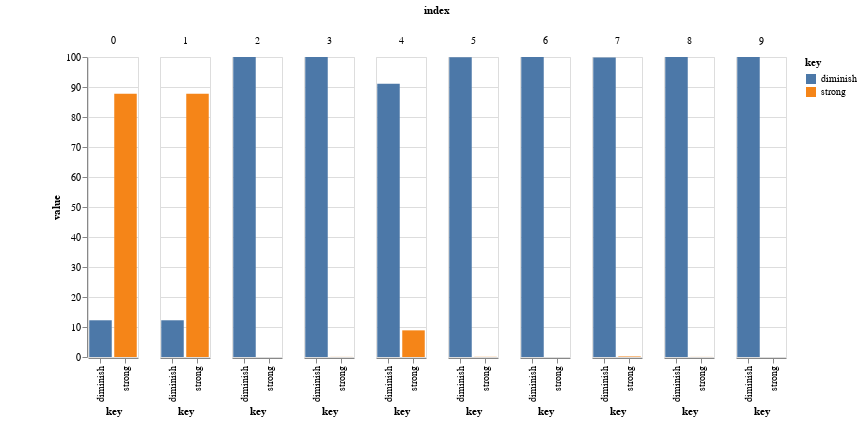

Notebook code for this chart:
### Markdown cell above
# Test Sentences Here
### **Note**: Click Play to Predict next 10 emails

### Code cell
####################################################################################################################
                       ## Remove this later
import pandas as pd
import altair as alt
import numpy as np
text= df['content']  # all data
# text= femaleEmail['content']    # all female data
text= text[startIndex:endIndex]
prob_Of_Each_Class = pipeline.predict_proba(text)
X = np.arange(startIndex,endIndex)
y_strong= prob_Of_Each_Class[:,1]*100
y_diminishing=prob_Of_Each_Class[:,0]*100    

dfTest = pd.DataFrame(columns=('index', 'strong', 'diminish','sentence'))
dfTest['index']=X 
dfTest['strong']=y_strong 
dfTest['diminish']=y_diminishing
dfTest['sentence']=list(text)
gp_chart = (
  alt.Chart(dfTest,width=50 ,padding={"left": 50, "top": 5, "right": 5, "bottom": 5} )
    .transform_fold(["diminish", "strong"], as_=["key", "value"])
    .mark_bar()  # size=50
    .encode(
        x="key:N",
        y="value:Q",
        color="key:N",
        column="index",
        tooltip="sentence"
    )   # .interactive() 
)

startIndex= startIndex+collectionSize
endIndex=startIndex+collectionSize
gp_chart.display()

    
for index, row in enumerate(text.index):
    print(X[index],  " "+text[row], " ",X[index])    # " ",row,
    
                            ## Remove this later
####################################################################################################################

### Figure 1 — Vega-Lite specification as saved in the notebook (floating-point values rounded to 4 significant figures)
{"config": {"view": {"continuousWidth": 400, "continuousHeight": 300}}, "data": {"name": "data-ff5f7ead366e678e2cd669bbf1634696"}, "mark": "bar", "encoding": {"color": {"type": "nominal", "field": "key"}, "column": {"type": "quantitative", "field": "index"}, "tooltip": {"type": "nominal", "field": "sentence"}, "x": {"type": "nominal", "field": "key"}, "y": {"type": "quantitative", "field": "value"}}, "padding": {"left": 50, "top": 5, "right": 5, "bottom": 5}, "transform": [{"fold": ["diminish", "strong"], "as": ["key", "value"]}], "width": 50, "$schema": "https://vega.github.io/schema/vega-lite/v4.8.1.json", "datasets": {"data-ff5f7ead366e678e2cd669bbf1634696": [{"index": 0, "strong": 87.76, "diminish": 12.24, "sentence": "A backup seat and a backup computer have been assigned to you. Please read this communication in detail. Purpose: Net Works has developed a backup plan for possible work stoppages after moving to the new building. A wider business continuity plan will be rolled out next year. Location: Large areas of the 30th and 31st floors of the current building, Enron Center North, will be set aside for recovery purposes. Your name has been put on the list and you will be notified once the seat assignments are finalized. Locations will also be posted at the entryways on the 30th and 31st floors. Timing. Through November, backup seats assignments will be announced as each trading group moves to the new building. The backup seats will be available at least to January 1st. Testing. Test times to try the backup PC and to familiarize yourself with your backup location will be announced by the IT team as the locations are finished. Telephones. Only regular phones will be available. For those with speed dial phones, the IT team will download the numbers and leave them on a piece of paper at your seat assignment. Because the numbers change frequently, we ask that you rely on keeping track of the numbers yourself and use the number lists as a last resort. Other supplies. The IT team is not responsible for non-technical or special needs. If you rely on hard copy forms, address books, etc, you will need to be sure to leave appropriate supplies when you test the computer, or bring supplies along if you are asked to move to your backup seat. Limited Access. The backup floor is not meant as a backup day-to-day work environment. To keep the equipment functioning and secure, we plan to limit access except for test times and if we need to invoke the plan because of a work stoppage. Escalation Procedures. The plan will be as follows: I. During regular business hours A. Announcement. You will be notified via the PA system if you need to move to the backup location. -OR- B. No Announcement. If an obvious problem like a fire or power shutdown occurs, for example, all personnel with a seat assignment will be expected to make their way to their backup seat without notification. II. After hours For after hours issues, greeters will announce the move to the backup location as people arrive to work. E-mails and voice mails will also be distributed."}, {"index": 1, "strong": 87.76, "diminish": 12.24, "sentence": "A backup seat and a backup computer have been assigned to you. Please read this communication in detail. Purpose: Net Works has developed a backup plan for possible work stoppages after moving to the new building. A wider business continuity plan will be rolled out next year. Location: Large areas of the 30th and 31st floors of the current building, Enron Center North, will be set aside for recovery purposes. Your name has been put on the list and you will be notified once the seat assignments are finalized. Locations will also be posted at the entryways on the 30th and 31st floors. Timing. Through November, backup seats assignments will be announced as each trading group moves to the new building. The backup seats will be available at least to January 1st. Testing. Test times to try the backup PC and to familiarize yourself with your backup location will be announced by the IT team as the locations are finished. Telephones. Only regular phones will be available. For those with speed dial phones, the IT team will download the numbers and leave them on a piece of paper at your seat assignment. Because the numbers change frequently, we ask that you rely on keeping track of the numbers yourself and use the number lists as a last resort. Other supplies. The IT team is not responsible for non-technical or special needs. If you rely on hard copy forms, address books, etc, you will need to be sure to leave appropriate supplies when you test the computer, or bring supplies along if you are asked to move to your backup seat. Limited Access. The backup floor is not meant as a backup day-to-day work environment. To keep the equipment functioning and secure, we plan to limit access except for test times and if we need to invoke the plan because of a work stoppage. Escalation Procedures. The plan will be as follows: I. During regular business hours A. Announcement. You will be notified via the PA system if you need to move to the backup location. -OR- B. No Announcement. If an obvious problem like a fire or power shutdown occurs, for example, all personnel with a seat assignment will be expected to make their way to their backup seat without notification. II. After hours For after hours issues, greeters will announce the move to the backup location as people arrive to work. E-mails and voice mails will also be distributed."}, {"index": 2, "strong": 0.00524, "diminish": 99.99, "sentence": "Kelley, Looks fine to me. Susan Bailey -----Original Message----- From: Kelley Harrell Sent: Tuesday, January 29, 2002 4:57 PM To: Carl G. W. Dahlberg; Chris Steed; Cindy Petrello; Elizabeth Kelley; Jacqueline B. Vogel; Jayne Finkowski-Rivera; Joe Birkofer; John Bullington; Judy Simon; Larry Tharp; Laura W. Wheless; Lisa Dent; Marilyn Mogas; Mark Dodson; Michelle Fritsch; Nancy E. Kline PhD RN C; Naomi Scott; Scott Jarriel; Scott Silverman; Smiley Pool; Bailey, Susan; ZoAnn Dreyer Subject: The Periwinkle Foundation Please check this list to see if this is how you want your name to appear on The Periwinkle Foundation's printed materials. Please email any changes as soon as possible. We are ordering new letterhead this week. Thank you, Kelley"}, {"index": 3, "strong": 0.03015, "diminish": 99.97, "sentence": "Ladies, I will be out for a day of vacation -- Wednesday, January 30th. If anyone needs me they reach me @ (713) 667-6186. Cordially, Susan S. Bailey Enron North America Corp. 1400 Smith Street, Suite 3803A Houston, Texas 77002 Phone: (713) 853-4737 Fax: (713) 646-3490 Email: Susan.Bailey@enron.com"}, {"index": 4, "strong": 8.88, "diminish": 91.12, "sentence": "Russell, Best wishes & much success on your new endeavor -- it was a pleasure working with you. Susan Bailey -----Original Message----- From: Diamond, Russell Sent: Friday, January 25, 2002 12:24 PM Subject: Contact Info Hello folks, I have accepted a position with RWE Trading Americas, my last day with ENRQ will be next Thursday, Jan 31. I have enjoyed working with all of you and hope that our paths will cross as we find our way to more exciting ventures. Russell ridiamond@yahoo.com 713-665-3345"}, {"index": 5, "strong": 0.05284, "diminish": 99.95, "sentence": "Kay, The \"Financial Trading Database\" under Lotus Notes would be the definitive source regarding the Intercompany Master Agreements. Let me know if you want be conduct such search. Susan -----Original Message----- From: Heard, Marie Sent: Wednesday, January 09, 2002 2:56 PM To: Bailey, Susan Subject: FW: Intercompany trading contracts Susan: Kay asked me to forward this to you. Marie -----Original Message----- From: Mann, Kay Sent: Wednesday, January 09, 2002 12:08 PM To: Heard, Marie; Panus, Stephanie; Fitzgerald, Genia; Jones, Tana; Hill, Robin Cc: Tweed, Sheila; Clark, Barton Subject: Intercompany trading contracts I've been tasked with trying to get a handle on intercompany trading contracts. What would be the most efficient way of coming up with a list? Thanks, Kay"}, {"index": 6, "strong": 0.002973, "diminish": 100.0, "sentence": "Sara, Please advise if I may be of assistance -- I believe this request requires a lawyers attention. Susan -----Original Message----- From: Newbrough, Jennifer Sent: Thursday, January 24, 2002 9:53 AM To: Bailey, Susan; Shackleton, Sara Subject: RE: Forest Products Trading Counterparties I have attached a file which shows the information we would like to send to International Paper regarding counterparties. It includes a description of the company (but not the name), the % of total tons traded and the credit rating of the counterparty. Can you let me know if you think this information can be given to a third party under the confidentiality provisions mentioned below? Please let me know. Thanks, Jennifer -----Original Message----- From: Bailey, Susan Sent: Friday, January 18, 2002 4:53 PM To: Newbrough, Jennifer Cc: Shackleton, Sara Subject: RE: Forest Products Trading Counterparties Jennifer, I have completed my review of the selected Forest Products counterparties listed in your email request of January 15th. My review focused on the \"Confidentiality\" provision contained in either the Master Agreement or the Confirmation(s), being the documentation which established the trading relationship with either Enron North America Corp. (\"ENA\") or Enron Canada Corp. (\"ECC\"). I was asked to determine if the \"Confidentiality\" provision in our trading documents would prohibit ENA and/or ECC from disclosing to third parties: (a) \"the existence of a Master Agreement\" or (b) \"the existence of a transaction under a Confirmation\". Conclusion: Whether the trading relationship was established under a Master Agreement or under the Confirmation(s) -- the \"Confidentiality\" language employed by ENA and ECC prohibits the public disclosure relating to the Master Agreement or to the Confirmation(s). Therefore, if ENA and/or ECC desire to public disclose \"the existence of a Master Agreement\" or \"the existence of a transaction under a Confirmation\" -- ENA and/ECC must first secure the prior consent of any counterparty before public disclosure to third party can be made. For your convenience, attached are my findings as set forth in the following: 1. Master Agreement List for the Forest Products Trading Counterparties, along with the forms of \"Confidentiality\" provisions: << File: master agreement list (forest products counterparty).doc >> << File: confidentiality - master (standard provision).doc >> << File: confidentiality-master (non-standard provision).doc >> 2. Forest Products Trading Counterparties without a Master Agreement, along with the \"Confidentiality\" provision: << File: non master agreement list (forest products counterparty).doc >> << File: confidentiality - confirms (standard provision).doc >> If I can be of further assistance, please let me know. Cordially, Susan S. Bailey Enron North America Corp. 1400 Smith Street, Suite 3803A Houston, Texas 77002 Phone: (713) 853-4737 Fax: (713) 646-3490 Email: Susan.Bailey@enron.com -----Original Message----- From: Newbrough, Jennifer Sent: Tuesday, January 15, 2002 11:35 AM To: Bailey, Susan Cc: Shackleton, Sara Subject: Forest Products Trading Counterparties Susan, Sorry about the previous attempt. This is the list of counterparties. We need to know if we can disclose to third parties that we have traded with them and the volumes associated with the trades. Thanks for your help. Call me if you need clarification. Thanks for your help, Jennifer Adams Waste Management Inc. Georgia Pacific Corp Casella Waste Systems Inc. US Gypsum Inland Paper and Packaging Rand Whitney Counterboard National Gypsum Company Norampac Atlantic Packaging Products, ltd. General Mills Papier Mason Media News Times Mirror Macro Media Knight Ridder Media General New York Times Tembec Industries Pacifica Paper Rock Ten Conagra Energy Svcs Frito Lay Lin Packaging Dial National Banc of Canada Master Packaging Sodra James Hardie NV Appleton Paper Merita Bank Repap New Brunswick Boise Cascade Caima Irving Pulp and Paper UPM Kymmene Proctor & Gamble Jennifer Adams Manager, Corporate Development Enron Corp. 1400 Smith Street Houston, TX 77002 Tele: 713/853-3919 Fax: 713/646-4043"}, {"index": 7, "strong": 0.1743, "diminish": 99.83, "sentence": "Bob, As mentioned in my voice mail -- I can meet with you anytime this afternoon -- how about 3:30pm. Susan -----Original Message----- From: Bruce, Robert Sent: Thursday, January 24, 2002 1:50 PM To: Shackleton, Sara Cc: Bailey, Susan Subject: RE: Forest Products Trading Counterparties yes, I will take this -- Susan, please call me and let me know when you might have a few minutes later this afternoon to bring me up to speed -- thanks, Bob -----Original Message----- From: Shackleton, Sara Sent: Thursday, January 24, 2002 9:59 AM To: Bruce, Robert Cc: Bailey, Susan Subject: FW: Forest Products Trading Counterparties Bob: Can you please handle for EIM? Susan has a lot of information. Also, it is my understanding that any information going out the door must be logged in by Raz. Thanks. Sara -----Original Message----- From: Newbrough, Jennifer Sent: Thursday, January 24, 2002 9:53 AM To: Bailey, Susan; Shackleton, Sara Subject: RE: Forest Products Trading Counterparties I have attached a file which shows the information we would like to send to International Paper regarding counterparties. It includes a description of the company (but not the name), the % of total tons traded and the credit rating of the counterparty. Can you let me know if you think this information can be given to a third party under the confidentiality provisions mentioned below? Please let me know. Thanks, Jennifer << File: counterparties1.xls >> -----Original Message----- From: Bailey, Susan Sent: Friday, January 18, 2002 4:53 PM To: Newbrough, Jennifer Cc: Shackleton, Sara Subject: RE: Forest Products Trading Counterparties Jennifer, I have completed my review of the selected Forest Products counterparties listed in your email request of January 15th. My review focused on the \"Confidentiality\" provision contained in either the Master Agreement or the Confirmation(s), being the documentation which established the trading relationship with either Enron North America Corp. (\"ENA\") or Enron Canada Corp. (\"ECC\"). I was asked to determine if the \"Confidentiality\" provision in our trading documents would prohibit ENA and/or ECC from disclosing to third parties: (a) \"the existence of a Master Agreement\" or (b) \"the existence of a transaction under a Confirmation\". Conclusion: Whether the trading relationship was established under a Master Agreement or under the Confirmation(s) -- the \"Confidentiality\" language employed by ENA and ECC prohibits the public disclosure relating to the Master Agreement or to the Confirmation(s). Therefore, if ENA and/or ECC desire to public disclose \"the existence of a Master Agreement\" or \"the existence of a transaction under a Confirmation\" -- ENA and/ECC must first secure the prior consent of any counterparty before public disclosure to third party can be made. For your convenience, attached are my findings as set forth in the following: 1. Master Agreement List for the Forest Products Trading Counterparties, along with the forms of \"Confidentiality\" provisions: << File: master agreement list (forest products counterparty).doc >> << File: confidentiality - master (standard provision).doc >> << File: confidentiality-master (non-standard provision).doc >> 2. Forest Products Trading Counterparties without a Master Agreement, along with the \"Confidentiality\" provision: << File: non master agreement list (forest products counterparty).doc >> << File: confidentiality - confirms (standard provision).doc >> If I can be of further assistance, please let me know. Cordially, Susan S. Bailey Enron North America Corp. 1400 Smith Street, Suite 3803A Houston, Texas 77002 Phone: (713) 853-4737 Fax: (713) 646-3490 Email: Susan.Bailey@enron.com -----Original Message----- From: Newbrough, Jennifer Sent: Tuesday, January 15, 2002 11:35 AM To: Bailey, Susan Cc: Shackleton, Sara Subject: Forest Products Trading Counterparties Susan, Sorry about the previous attempt. This is the list of counterparties. We need to know if we can disclose to third parties that we have traded with them and the volumes associated with the trades. Thanks for your help. Call me if you need clarification. Thanks for your help, Jennifer Adams Waste Management Inc. Georgia Pacific Corp Casella Waste Systems Inc. US Gypsum Inland Paper and Packaging Rand Whitney Counterboard National Gypsum Company Norampac Atlantic Packaging Products, ltd. General Mills Papier Mason Media News Times Mirror Macro Media Knight Ridder Media General New York Times Tembec Industries Pacifica Paper Rock Ten Conagra Energy Svcs Frito Lay Lin Packaging Dial National Banc of Canada Master Packaging Sodra James Hardie NV Appleton Paper Merita Bank Repap New Brunswick Boise Cascade Caima Irving Pulp and Paper UPM Kymmene Proctor & Gamble Jennifer Adams Manager, Corporate Development Enron Corp. 1400 Smith Street Houston, TX 77002 Tele: 713/853-3919 Fax: 713/646-4043"}, {"index": 8, "strong": 0.02588, "diminish": 99.97, "sentence": "Bob, I will see you in your office @ 3:30pm. Susan -----Original Message----- From: Bruce, Robert Sent: Thursday, January 24, 2002 2:43 PM To: Bailey, Susan Subject: RE: Forest Products Trading Counterparties thanks -- I've scheduled it -- do you want to come by my office -- Bob -----Original Message----- From: Bailey, Susan Sent: Thursday, January 24, 2002 2:43 PM To: Bruce, Robert Subject: RE: Forest Products Trading Counterparties Bob, As mentioned in my voice mail -- I can meet with you anytime this afternoon -- how about 3:30pm. Susan -----Original Message----- From: Bruce, Robert Sent: Thursday, January 24, 2002 1:50 PM To: Shackleton, Sara Cc: Bailey, Susan Subject: RE: Forest Products Trading Counterparties yes, I will take this -- Susan, please call me and let me know when you might have a few minutes later this afternoon to bring me up to speed -- thanks, Bob -----Original Message----- From: Shackleton, Sara Sent: Thursday, January 24, 2002 9:59 AM To: Bruce, Robert Cc: Bailey, Susan Subject: FW: Forest Products Trading Counterparties Bob: Can you please handle for EIM? Susan has a lot of information. Also, it is my understanding that any information going out the door must be logged in by Raz. Thanks. Sara -----Original Message----- From: Newbrough, Jennifer Sent: Thursday, January 24, 2002 9:53 AM To: Bailey, Susan; Shackleton, Sara Subject: RE: Forest Products Trading Counterparties I have attached a file which shows the information we would like to send to International Paper regarding counterparties. It includes a description of the company (but not the name), the % of total tons traded and the credit rating of the counterparty. Can you let me know if you think this information can be given to a third party under the confidentiality provisions mentioned below? Please let me know. Thanks, Jennifer << File: counterparties1.xls >> -----Original Message----- From: Bailey, Susan Sent: Friday, January 18, 2002 4:53 PM To: Newbrough, Jennifer Cc: Shackleton, Sara Subject: RE: Forest Products Trading Counterparties Jennifer, I have completed my review of the selected Forest Products counterparties listed in your email request of January 15th. My review focused on the \"Confidentiality\" provision contained in either the Master Agreement or the Confirmation(s), being the documentation which established the trading relationship with either Enron North America Corp. (\"ENA\") or Enron Canada Corp. (\"ECC\"). I was asked to determine if the \"Confidentiality\" provision in our trading documents would prohibit ENA and/or ECC from disclosing to third parties: (a) \"the existence of a Master Agreement\" or (b) \"the existence of a transaction under a Confirmation\". Conclusion: Whether the trading relationship was established under a Master Agreement or under the Confirmation(s) -- the \"Confidentiality\" language employed by ENA and ECC prohibits the public disclosure relating to the Master Agreement or to the Confirmation(s). Therefore, if ENA and/or ECC desire to public disclose \"the existence of a Master Agreement\" or \"the existence of a transaction under a Confirmation\" -- ENA and/ECC must first secure the prior consent of any counterparty before public disclosure to third party can be made. For your convenience, attached are my findings as set forth in the following: 1. Master Agreement List for the Forest Products Trading Counterparties, along with the forms of \"Confidentiality\" provisions: << File: master agreement list (forest products counterparty).doc >> << File: confidentiality - master (standard provision).doc >> << File: confidentiality-master (non-standard provision).doc >> 2. Forest Products Trading Counterparties without a Master Agreement, along with the \"Confidentiality\" provision: << File: non master agreement list (forest products counterparty).doc >> << File: confidentiality - confirms (standard provision).doc >> If I can be of further assistance, please let me know. Cordially, Susan S. Bailey Enron North America Corp. 1400 Smith Street, Suite 3803A Houston, Texas 77002 Phone: (713) 853-4737 Fax: (713) 646-3490 Email: Susan.Bailey@enron.com -----Original Message----- From: Newbrough, Jennifer Sent: Tuesday, January 15, 2002 11:35 AM To: Bailey, Susan Cc: Shackleton, Sara Subject: Forest Products Trading Counterparties Susan, Sorry about the previous attempt. This is the list of counterparties. We need to know if we can disclose to third parties that we have traded with them and the volumes associated with the trades. Thanks for your help. Call me if you need clarification. Thanks for your help, Jennifer Adams Waste Management Inc. Georgia Pacific Corp Casella Waste Systems Inc. US Gypsum Inland Paper and Packaging Rand Whitney Counterboard National Gypsum Company Norampac Atlantic Packaging Products, ltd. General Mills Papier Mason Media News Times Mirror Macro Media Knight Ridder Media General New York Times Tembec Industries Pacifica Paper Rock Ten Conagra Energy Svcs Frito Lay Lin Packaging Dial National Banc of Canada Master Packaging Sodra James Hardie NV Appleton Paper Merita Bank Repap New Brunswick Boise Cascade Caima Irving Pulp and Paper UPM Kymmene Proctor & Gamble Jennifer Adams Manager, Corporate Development Enron Corp. 1400 Smith Street Houston, TX 77002 Tele: 713/853-3919 Fax: 713/646-4043"}, {"index": 9, "strong": 0.009119, "diminish": 99.99, "sentence": "Diane or Patrick, Please email or provide hard copies of the Confirmation(s) ENA has with the captioned counterparty. Thanks Cordially, Susan S. Bailey Enron North America Corp. 1400 Smith Street, Suite 3803A Houston, Texas 77002 Phone: (713) 853-4737 Fax: (713) 646-3490 Email: Susan.Bailey@enron.com"}]}}
